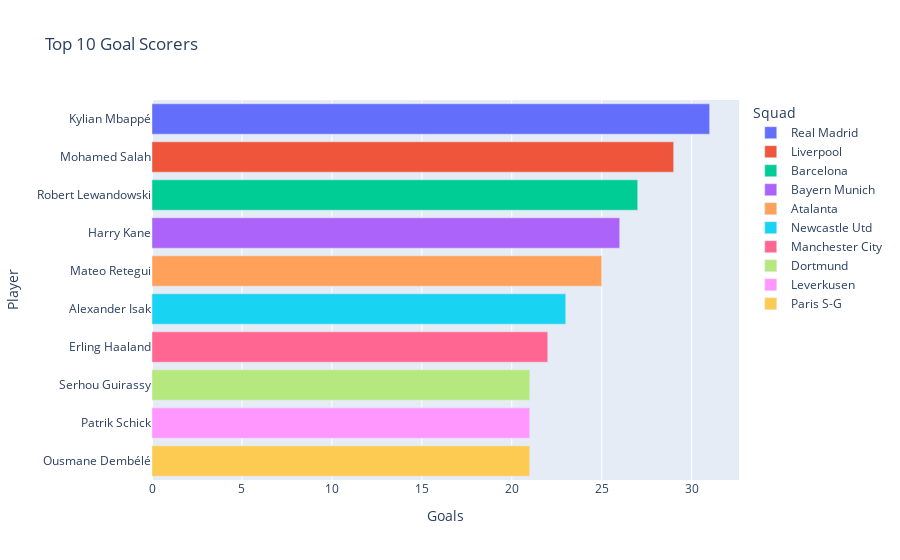

Notebook cell for this chart:
### Code cell
# Top 10 goal scorers
top_scorers = df[['Player', 'Goals','Squad']].sort_values(by='Goals', ascending=False).head(10)

#  horizontal bar chart with reversed y-axis
fig = px.bar(
    top_scorers,
    x='Goals',
    y='Player',
    orientation='h',
    title='Top 10 Goal Scorers',
    color='Squad',
    color_continuous_scale='Turbo',
)

# Show highest assist provider at the top
fig.update_layout(yaxis=dict(autorange="reversed"))

fig.show()

### Figure 1 — Plotly figure (JSON) as saved in the notebook; plotly's stock layout.template omitted (floating-point values rounded to 4 significant figures)
{"data": [{"alignmentgroup": "True", "hovertemplate": "Squad=Real Madrid<br>Goals=%{x}<br>Player=%{y}<extra></extra>", "legendgroup": "Real Madrid", "marker": {"color": "#636efa", "pattern": {"shape": ""}}, "name": "Real Madrid", "offsetgroup": "Real Madrid", "orientation": "h", "showlegend": true, "textposition": "auto", "type": "bar", "x": [31], "xaxis": "x", "y": ["Kylian Mbappé"], "yaxis": "y"}, {"alignmentgroup": "True", "hovertemplate": "Squad=Liverpool<br>Goals=%{x}<br>Player=%{y}<extra></extra>", "legendgroup": "Liverpool", "marker": {"color": "#EF553B", "pattern": {"shape": ""}}, "name": "Liverpool", "offsetgroup": "Liverpool", "orientation": "h", "showlegend": true, "textposition": "auto", "type": "bar", "x": [29], "xaxis": "x", "y": ["Mohamed Salah"], "yaxis": "y"}, {"alignmentgroup": "True", "hovertemplate": "Squad=Barcelona<br>Goals=%{x}<br>Player=%{y}<extra></extra>", "legendgroup": "Barcelona", "marker": {"color": "#00cc96", "pattern": {"shape": ""}}, "name": "Barcelona", "offsetgroup": "Barcelona", "orientation": "h", "showlegend": true, "textposition": "auto", "type": "bar", "x": [27], "xaxis": "x", "y": ["Robert Lewandowski"], "yaxis": "y"}, {"alignmentgroup": "True", "hovertemplate": "Squad=Bayern Munich<br>Goals=%{x}<br>Player=%{y}<extra></extra>", "legendgroup": "Bayern Munich", "marker": {"color": "#ab63fa", "pattern": {"shape": ""}}, "name": "Bayern Munich", "offsetgroup": "Bayern Munich", "orientation": "h", "showlegend": true, "textposition": "auto", "type": "bar", "x": [26], "xaxis": "x", "y": ["Harry Kane"], "yaxis": "y"}, {"alignmentgroup": "True", "hovertemplate": "Squad=Atalanta<br>Goals=%{x}<br>Player=%{y}<extra></extra>", "legendgroup": "Atalanta", "marker": {"color": "#FFA15A", "pattern": {"shape": ""}}, "name": "Atalanta", "offsetgroup": "Atalanta", "orientation": "h", "showlegend": true, "textposition": "auto", "type": "bar", "x": [25], "xaxis": "x", "y": ["Mateo Retegui"], "yaxis": "y"}, {"alignmentgroup": "True", "hovertemplate": "Squad=Newcastle Utd<br>Goals=%{x}<br>Player=%{y}<extra></extra>", "legendgroup": "Newcastle Utd", "marker": {"color": "#19d3f3", "pattern": {"shape": ""}}, "name": "Newcastle Utd", "offsetgroup": "Newcastle Utd", "orientation": "h", "showlegend": true, "textposition": "auto", "type": "bar", "x": [23], "xaxis": "x", "y": ["Alexander Isak"], "yaxis": "y"}, {"alignmentgroup": "True", "hovertemplate": "Squad=Manchester City<br>Goals=%{x}<br>Player=%{y}<extra></extra>", "legendgroup": "Manchester City", "marker": {"color": "#FF6692", "pattern": {"shape": ""}}, "name": "Manchester City", "offsetgroup": "Manchester City", "orientation": "h", "showlegend": true, "textposition": "auto", "type": "bar", "x": [22], "xaxis": "x", "y": ["Erling Haaland"], "yaxis": "y"}, {"alignmentgroup": "True", "hovertemplate": "Squad=Dortmund<br>Goals=%{x}<br>Player=%{y}<extra></extra>", "legendgroup": "Dortmund", "marker": {"color": "#B6E880", "pattern": {"shape": ""}}, "name": "Dortmund", "offsetgroup": "Dortmund", "orientation": "h", "showlegend": true, "textposition": "auto", "type": "bar", "x": [21], "xaxis": "x", "y": ["Serhou Guirassy"], "yaxis": "y"}, {"alignmentgroup": "True", "hovertemplate": "Squad=Leverkusen<br>Goals=%{x}<br>Player=%{y}<extra></extra>", "legendgroup": "Leverkusen", "marker": {"color": "#FF97FF", "pattern": {"shape": ""}}, "name": "Leverkusen", "offsetgroup": "Leverkusen", "orientation": "h", "showlegend": true, "textposition": "auto", "type": "bar", "x": [21], "xaxis": "x", "y": ["Patrik Schick"], "yaxis": "y"}, {"alignmentgroup": "True", "hovertemplate": "Squad=Paris S-G<br>Goals=%{x}<br>Player=%{y}<extra></extra>", "legendgroup": "Paris S-G", "marker": {"color": "#FECB52", "pattern": {"shape": ""}}, "name": "Paris S-G", "offsetgroup": "Paris S-G", "orientation": "h", "showlegend": true, "textposition": "auto", "type": "bar", "x": [21], "xaxis": "x", "y": ["Ousmane Dembélé"], "yaxis": "y"}], "layout": {"barmode": "relative", "legend": {"title": {"text": "Squad"}, "tracegroupgap": 0}, "title": {"text": "Top 10 Goal Scorers"}, "xaxis": {"anchor": "y", "domain": [0, 1], "title": {"text": "Goals"}}, "yaxis": {"anchor": "x", "autorange": "reversed", "domain": [0, 1], "title": {"text": "Player"}}}}
